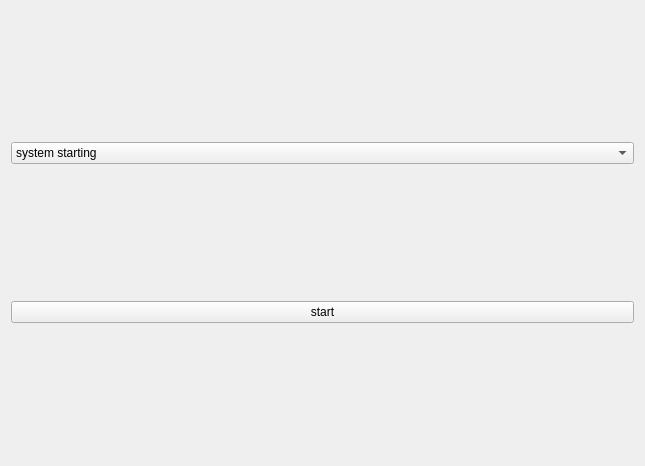
<?xml version="1.0" encoding="UTF-8"?>
<ui version="4.0">
 <class>Double_led</class>
 <widget class="QWidget" name="Double_led">
  <property name="geometry">
   <rect>
    <x>0</x>
    <y>0</y>
    <width>645</width>
    <height>466</height>
   </rect>
  </property>
  <property name="windowTitle">
   <string>MainWindow</string>
  </property>
  <layout class="QGridLayout" name="gridLayout">
   <item row="1" column="0">
    <widget class="QPushButton" name="pushButton">
     <property name="text">
      <string>start</string>
     </property>
    </widget>
   </item>
   <item row="0" column="0">
    <widget class="QComboBox" name="comboBox">
     <item>
      <property name="text">
       <string>system starting</string>
      </property>
     </item>
     <item>
      <property name="text">
       <string>System over temperature</string>
      </property>
     </item>
     <item>
      <property name="text">
       <string>Normal operation</string>
      </property>
     </item>
     <item>
      <property name="text">
       <string>Backlight Off</string>
      </property>
     </item>
    </widget>
   </item>
  </layout>
 </widget>
 <layoutdefault spacing="6" margin="11"/>
 <resources/>
 <connections/>
</ui>
